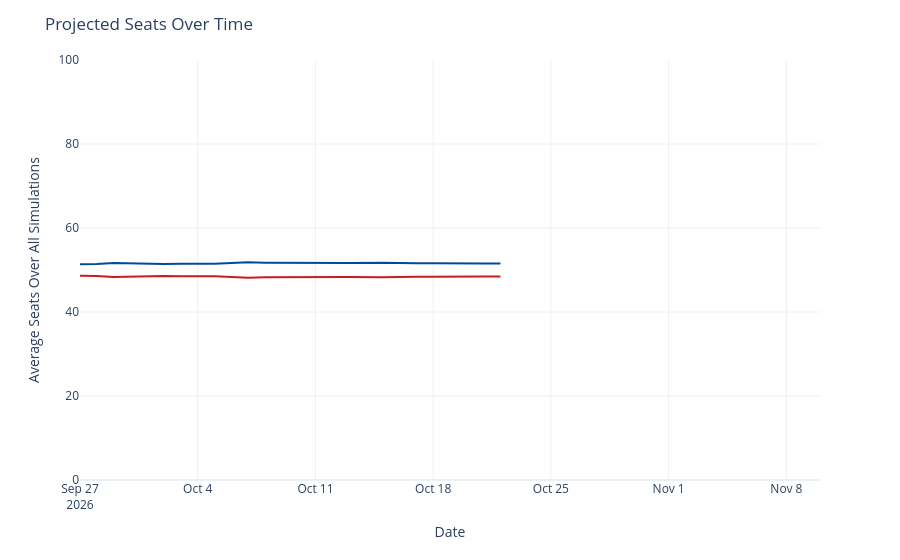

Notebook code cell kept with this figure:
### Code cell
seats_over_time = output_ts[(output_ts['geo'] == 'US Senate') &
                             (output_ts['type'] == 'seats')]
seats_over_time['rep_seats'] = seats_over_time['y'].map(lambda x: 100 - x)
seats_over_time = seats_over_time.rename({'y': 'Democrats', 'rep_seats': 'Republicans'}, axis=1)
seats_time_ser = px.line(seats_over_time, x='date', y=['Democrats', 'Republicans'], template='plotly_white',
                        color_discrete_map={'Democrats': '#004b97', 'Republicans': '#c71e1d'},)
seats_time_ser.update_traces(hovertemplate="%{y:.1f}")
seats_time_ser.update_layout(
    xaxis=dict(range=[pd.to_datetime('2026-09-27'), pd.to_datetime('2026-11-10')]),
    yaxis=dict(range=[0, 100]),
    xaxis_title='Date',
    yaxis_title='Average Seats Over All Simulations',
    title=dict(text="Projected Seats Over Time"),
    hovermode="x",
    showlegend=False
)
seats_time_ser

### Figure 1 — Plotly figure (JSON) as saved in the notebook; plotly's stock layout.template omitted (floating-point values rounded to 4 significant figures)
{"data": [{"hovertemplate": "%{y:.1f}", "legendgroup": "Democrats", "line": {"color": "#004b97", "dash": "solid"}, "marker": {"symbol": "circle"}, "mode": "lines", "name": "Democrats", "orientation": "v", "showlegend": true, "type": "scatter", "x": ["2026-09-27", "2026-09-28", "2026-09-29", "2026-09-30", "2026-10-01", "2026-10-02", "2026-10-03", "2026-10-04", "2026-10-05", "2026-10-06", "2026-10-07", "2026-10-08", "2026-10-09", "2026-10-10", "2026-10-11", "2026-10-12", "2026-10-13", "2026-10-15", "2026-10-16", "2026-10-17", "2026-10-18", "2026-10-19", "2026-10-20", "2026-10-21", "2026-10-22"], "xaxis": "x", "y": [51.35, 51.4, 51.64, 51.51, 51.41, 51.42, 51.47, 51.47, 51.48, 51.68, 51.82, 51.75, 51.71, 51.62, 51.6, 51.62, 51.64, 51.74, 51.6, 51.58, 51.61, 51.53, 51.53, 51.56, 51.57], "yaxis": "y"}, {"hovertemplate": "%{y:.1f}", "legendgroup": "Republicans", "line": {"color": "#c71e1d", "dash": "solid"}, "marker": {"symbol": "circle"}, "mode": "lines", "name": "Republicans", "orientation": "v", "showlegend": true, "type": "scatter", "x": ["2026-09-27", "2026-09-28", "2026-09-29", "2026-09-30", "2026-10-01", "2026-10-02", "2026-10-03", "2026-10-04", "2026-10-05", "2026-10-06", "2026-10-07", "2026-10-08", "2026-10-09", "2026-10-10", "2026-10-11", "2026-10-12", "2026-10-13", "2026-10-15", "2026-10-16", "2026-10-17", "2026-10-18", "2026-10-19", "2026-10-20", "2026-10-21", "2026-10-22"], "xaxis": "x", "y": [48.65, 48.6, 48.36, 48.49, 48.59, 48.58, 48.53, 48.53, 48.52, 48.32, 48.18, 48.25, 48.29, 48.38, 48.4, 48.38, 48.36, 48.26, 48.4, 48.42, 48.39, 48.47, 48.47, 48.44, 48.43], "yaxis": "y"}], "layout": {"hovermode": "x", "legend": {"title": {"text": "variable"}, "tracegroupgap": 0}, "margin": {"t": 60}, "showlegend": false, "title": {"text": "Projected Seats Over Time"}, "xaxis": {"anchor": "y", "domain": [0, 1], "range": ["2026-09-27T00:00:00", "2026-11-10T00:00:00"], "title": {"text": "Date"}}, "yaxis": {"anchor": "x", "domain": [0, 1], "range": [0, 100], "title": {"text": "Average Seats Over All Simulations"}}}}
